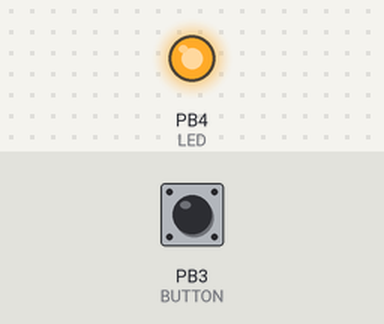
Bench run of a program on a simulated ATtiny85, built with avr-gcc and emulated at 0.6 MHz (the files do not name the chip). Shown: output pins drawn as LEDs (lit = HIGH). The inputs (shaded band) are chosen by the test bench; at power-on: PB3 (BUTTON) LOW. Sleep ends after the set time or at an interrupt; EEPROM starts erased.

Above: at 1.2 s.
1.3 s: PB3 (BUTTON) pulled HIGH for 0.15 s
At 2.3 s:
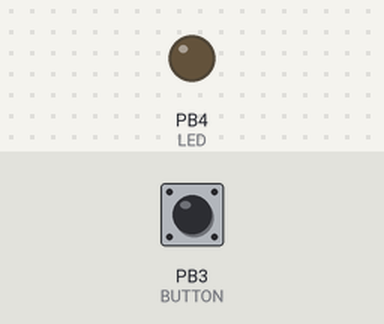
4.4 s: PB3 (BUTTON) pulled HIGH for 1 s
8.4 s: PB3 (BUTTON) pulled HIGH for 0.15 s
11.5 s: PB3 (BUTTON) pulled HIGH for 3.2 s
17.7 s: PB3 (BUTTON) pulled HIGH for 0.15 s
At 23.7 s:
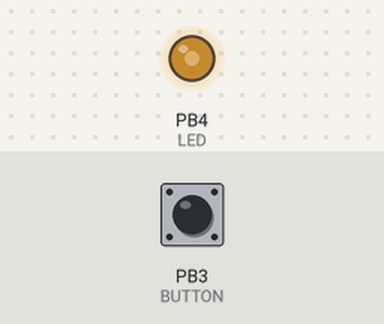
23.8 s: PB3 (BUTTON) pulled HIGH for 1 s
Timing chart, 0 to 32.2 s (numbered marks = the images above; inputs shaded):
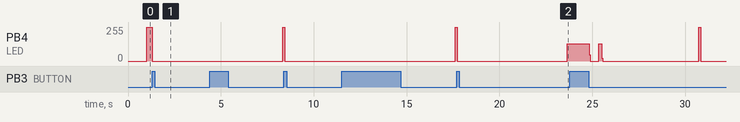

The program:

main.cpp
```cpp
#include <inttypes.h>
#include <avr/io.h>
#include <avr/interrupt.h>
#include <avr/eeprom.h>
#include <util/delay.h>
#include <avr/sleep.h>

#define LED PB4
#define BUTTON PB3

#define BODS 7                   //BOD Sleep bit in MCUCR
#define BODSE 2                  //BOD Sleep enable bit in MCUCR

#define MAX_LED_LEVEL 255
#define MIN_LED_LEVEL 10
#define REGULATOR_DELAY 1
#define STEP 1

#define TURN_LED_OFF() PORTB |= (1<<LED)
#define TURN_LED_ON() PORTB &= ~(1<<LED);

#define IS_BUTTON_ON() !(PINB & (1<<BUTTON))

#define BLINK() TURN_LED_OFF();_delay_ms(100);TURN_LED_ON();_delay_ms(5);TURN_LED_OFF();


int volatile ledLevel = 0;
uint8_t volatile interrupt = false;
uint8_t volatile turnedOff = false;

uint8_t buttonPressed = false;
int8_t buttonDirection = -1;
uint8_t ignoreInterrupt = false;
uint16_t tick = 0;


void setLedLevel(int level);
void powerOff();
void powerOn();
void saveSettings();

// interrupt service routine
ISR(PCINT0_vect) {
    cli();
    interrupt = true;
}

void inline powerOn() {
    turnedOff = false;
    sei();
}

void inline powerOff() {
    TURN_LED_OFF();
    turnedOff = true;
    saveSettings();
    // do a complete power-down
    set_sleep_mode(SLEEP_MODE_PWR_DOWN);
    // enable sleep mode
    sleep_enable();
    // allow interrupts to end sleep mode
    sei();
    // go to sleep
    sleep_cpu();
    // disable sleep mode for safety
    sleep_disable();
}


void loadSettings() {
    ledLevel = eeprom_read_byte((uint8_t*)0);
    if(ledLevel == 0) {
        ledLevel = MAX_LED_LEVEL;
    }

    if(ledLevel == MAX_LED_LEVEL) {
        buttonDirection = -1;
    } else {
        buttonDirection = 1;
    }
}

void saveSettings() {
    eeprom_update_byte((uint8_t*)0, ledLevel);
}

void setup() {
    // Set led pin to output
    DDRB |= (1 << LED);

    // Set button pin to input
    DDRB &= ~(1 << BUTTON);

    // Turn off ADC
    ADCSRA &= ~(1<<ADEN);
    // Disable the analog comparator
    ACSR |= _BV(ACD);
    // Turn off the brown-out detector
    MCUCR |= _BV(BODS) | _BV(BODSE);

    // Pin change mask: listen to portb bit 3
    PCMSK |= (1<<PCINT3);
    // Enable PCINT interrupt
    GIMSK |= (1<<PCIE);
    // Enable interrupts
    sei();

    loadSettings();

    powerOff();
}

void input() {
    if(tick % REGULATOR_DELAY == 0) {
        if(IS_BUTTON_ON()) {
            if(buttonDirection > 0) {
                if(ledLevel < MAX_LED_LEVEL) {
                    ledLevel += STEP;
                    if(ledLevel >= MAX_LED_LEVEL) {
                        ledLevel = MAX_LED_LEVEL;
                        BLINK();
                    }
                }
            } else {
                if(ledLevel > MIN_LED_LEVEL) {
                    ledLevel -= STEP;
                    if(ledLevel <= MIN_LED_LEVEL) {
                        ledLevel = MIN_LED_LEVEL;
                        BLINK();
                    }
                }
            }

            buttonPressed = true;
        } else if(buttonPressed) {
            buttonDirection = -buttonDirection;
            buttonPressed = false;
            saveSettings();
        }
    }
}

void loop() {
    if(interrupt) {
        if(!ignoreInterrupt) {
            for(int i=0;i<100;i++) {
                _delay_ms(5);
                if(!IS_BUTTON_ON()) {
                    break;
                }
            }
            if(!IS_BUTTON_ON()) {
                if(turnedOff) {
                    powerOn();
                } else {
                    powerOff();
                }
            } else {
                ignoreInterrupt = true;
            }
        } else {
            ignoreInterrupt = false;
        }
    }

    interrupt = false;

    if(turnedOff) {
        powerOff();
        return;
    }

    input();

    if(ledLevel == 0) {
        TURN_LED_OFF();
        _delay_us(1);
        tick ++;
        return;
    }

    uint8_t p = MAX_LED_LEVEL / ledLevel;

    for(uint8_t i=0;i<MAX_LED_LEVEL;i++) {
        if(i%p == 0) {
            TURN_LED_ON();
        } else {
            TURN_LED_OFF();
        }
        _delay_us(1);
        tick ++;
    }
}

int main(void) {
    _delay_ms(1000);
    setup();
    while(true) {
        loop();
    }
}
```

Measured:
- after the input at 1.3 s, PB4 (LED): 255/255 → 0/255 at once
- after the input at 4.4 s, PB4 (LED): 0/255 → 255/255 after 3.9 s
